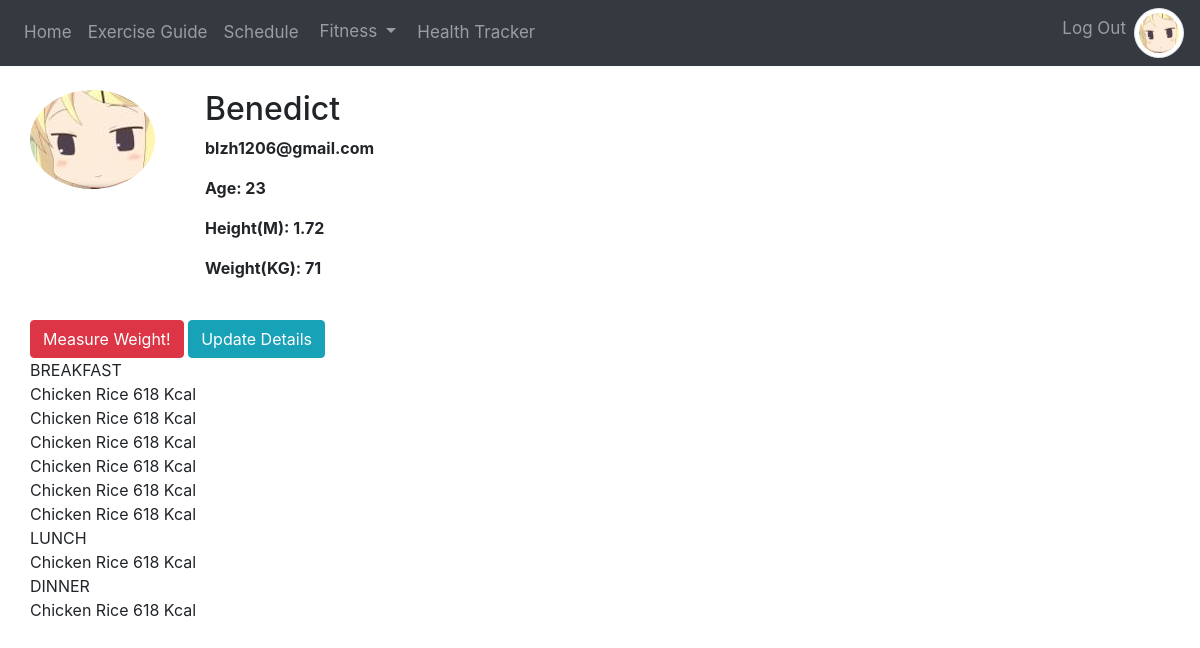
The app's page /profile (signed in) with its own data.
### Scripts/models.py (models this page shows, shortened)
class User(db.Model, UserMixin):
    id = db.Column(db.Integer, primary_key=True)
    name = db.Column(db.String(20), nullable=True)
    email = db.Column(db.String(20), unique=True, nullable=False )
    username = db.Column(db.String(20), unique=True, nullable=False)
    image_file = db.Column(db.String(20), nullable=True, default='default.png')
    password = db.Column(db.String(60), nullable=False)
    schedule = db.relationship('Schedule', backref='name', lazy=True)
    breakfast = db.relationship('Breakfast', backref='name', lazy=True)
    lunch = db.relationship('Lunch', backref='name', lazy=True)
    dinner = db.relationship('Dinner', backref='name', lazy=True)
    age = db.Column(db.Integer)
    weight = db.Column(db.Integer)
    height = db.Column(db.Integer)
    HeartRate = db.Column(db.Integer)
    Glucose_Level = db.Column(db.Integer)

class Breakfast(db.Model):
    id = db.Column(db.Integer, primary_key=True)
    foodname = db.Column(db.String(100), nullable=False)
    mass = db.Column(db.Integer(), nullable=False)
    calories = db.Column(db.Integer(), nullable=False)
    protein = db.Column(db.Integer(), nullable=False)
    carbohydrates = db.Column(db.Integer(), nullable=False)
    fats = db.Column(db.Integer(), nullable=False)
    user_id = db.Column(db.Integer, db.ForeignKey('user.id'), nullable=False)

class Lunch(db.Model):
    id = db.Column(db.Integer, primary_key=True)
    foodname = db.Column(db.String(100), nullable=False)
    mass = db.Column(db.Integer(), nullable=False)
    calories = db.Column(db.Integer(), nullable=False)
    protein = db.Column(db.Integer(), nullable=False)
    carbohydrates = db.Column(db.Integer(), nullable=False)
    fats = db.Column(db.Integer(), nullable=False)
    user_id = db.Column(db.Integer, db.ForeignKey('user.id'), nullable=False)

class Dinner(db.Model):
    id = db.Column(db.Integer, primary_key=True)
    foodname = db.Column(db.String(100), nullable=False)
    mass = db.Column(db.Integer(), nullable=False)
    calories = db.Column(db.Integer(), nullable=False)
    protein = db.Column(db.Integer(), nullable=False)
    carbohydrates = db.Column(db.Integer(), nullable=False)
    fats = db.Column(db.Integer(), nullable=False)
    user_id = db.Column(db.Integer, db.ForeignKey('user.id'), nullable=False)

### Scripts/routes.py (the view)
@app.route('/profile', methods=['GET', 'POST'])
@login_required
def profile():
    form = UpdateDetails()
    app.logger.debug('in profile method')
    if form.validate_on_submit():
        if form.picture.data:
            picture_file = save_picture(form.picture.data)
            current_user.image_file = picture_file
        current_user.username = form.username.data
        current_user.email = form.email.data
        current_user.height = form.height.data
        current_user.weight = form.weight.data
        current_user.age = form.age.data
        db.session.commit()
        flash('Your account has been updated!', 'success')
        return redirect(url_for('profile'))
    elif request.method == 'GET':
        form.username.data = current_user.username
        form.email.data = current_user.email
        form.height.data = current_user.height
        form.weight.data = current_user.weight
        form.age.data = current_user.age
    profile.bfastt = Breakfast.query.all()
    profile.lunchh = Lunch.query.all()
    profile.dinnerr = Dinner.query.all()
    profile.kcal = 0
    for food in profile.bfastt:
        profile.kcal += food.calories
    for food in profile.lunchh:
        profile.kcal += food.calories
    for food in profile.dinnerr:
        profile.kcal += food.calories
    image_file = url_for('static', filename='profile_pics/' + current_user.image_file)
    return render_template('profile.html', title='Profile',
                           image_file=image_file, form=form, bfastt=profile.bfastt, lunchh=profile.lunchh, dinnerr=profile.dinnerr)

### Scripts/models.py (called while the page is built)
@login_manager.user_loader
def load_user(user_id):
    return User.query.get(int(user_id))

### Scripts/templates/profile.html (shortened to what this page needs)
<!DOCTYPE html>
<html lang="en">
<head>
    <link rel="stylesheet" href="../static/profile.css">
</head>
<body>
{% extends "layout.html" %}
{% block body %}
<br>
<div class="content-section">
    <div class="media">
        <img class="rounded-circle account-img" src="{{ image_file }}">
        <div class="media-body">
            <h2 class="account-heading">{{ current_user.name }}</h2>
            <p class="font-weight-bold">{{ current_user.email }}</p>
            <p class="font-weight-bold">Age: {{ current_user.age }}</p>
            <p class="font-weight-bold">Height(M): {{ current_user.height }}</p>
            <p class="font-weight-bold">Weight(KG): {{ current_user.weight }}</p>
        </div>
    </div>
    <form method="POST" action="" enctype="multipart/form-data">
        <br>
        <div id="chartContainer">
        </div>
        <button type="button" class="btn btn-danger" id="adddata" onclick="set_weight()">Measure Weight!</button>
        <a href="#Updatedetails" class="btn btn-info" data-toggle="collapse">Update Details</a>
    </form>
    BREAKFAST
<br>
    {% for food in bfastt %}
        {{food.foodname}}
        {{food.calories}} Kcal
    <br>
    {% endfor %}
    LUNCH
<br>
    {% for food in lunchh %}
        {{food.foodname}}
        {{food.calories}} Kcal
    <br>
    {% endfor %}
    DINNER
<br>
    {% for food in dinnerr %}
        {{food.foodname}}
        {{food.calories}} Kcal
    <br>
    {% endfor %}
</div>
{% endblock %}

### Scripts/templates/layout.html (shortened to what this page needs)
<!DOCTYPE html>
<html lang="en">
<head>
    <link rel="stylesheet" href="https://stackpath.bootstrapcdn.com/bootstrap/4.1.3/css/bootstrap.min.css">
</head>
<body>
    {% include 'includes/_navbar.html' %}
    {% block body %}{% endblock %}
</body>
</html>

### Scripts/templates/includes/_navbar.html (shortened to what this page needs)
<nav class="navbar navbar-expand-sm bg-dark navbar-dark justify-content-center">
    <ul class="navbar-nav">
    <li class="nav-item">
      <a class="nav-link" href="/home">Home</a>
    </li>
        <li class="nav-item">
      <a class="nav-link" href="/ExGuide">Exercise Guide</a>
    </li>
    <li class="nav-item">
      <a class="nav-link" href="/schedule">Schedule</a>
    </li>
    <li class="dropdown">
        <button type='button' id="drop" class="btn btn-primary dropdown-toggle" data-toggle="dropdown" aria-haspopup="true" aria-expanded="false">Fitness
        </button>
    </li>
    <li class="nav-item">
      <a class="nav-link" href="/HealthTracker">Health Tracker</a>
    </li>
    </ul>
      <ul class="navbar-nav ml-auto">
          {% if current_user.is_authenticated %}
          <li class="nav-item"><a class="nav-link" href="/logout">Log Out</a></li>
          {% else %}
          <li class="nav-item"><a class="nav-link" href="/register">Register</a></li>
          <li class="nav-item"><a class="nav-link" href="/login">Log in</a></li>
          {% endif %}
          {% if current_user.is_authenticated %}
          <div class="row">
              <div class="col-lg-3">
                  <div class="profile-pic">
                      <a class="highlight-pic" href="/profile">
                          <img class="rounded-circle img-thumbnail" src="{{ image_file }}" alt="Profile Picture" onerror="this.onerror=null;this.src='../static/profile_pics/default.png';">
                      </a>
                  </div>
              </div>
          </div>
          {% endif %}
      </ul>
  </nav>

### Scripts/static/profile.css (style rules this page uses)
#chartContainer { height: 500px; width: 650px; left: 500px; top: 150px; position: absolute; }
.rounded-circle { margin-right:50px; }
.content-section { margin-left: 30px; }

### Scripts/templates/includes/_navbar.html (style rules this page uses)
.profile-pic { right:0; width: 50px; height: 50px; overflow:hidden; }
.img-thumbnail { height:50px!important; }
.nav-link { font-size: 17px; }
#drop { background-color: #343a40; border-color: #343a40; color: rgba(255,255,255,.5); font-size: 17px; }

### records on screen
User: name "Benedict", email "blzh1206@gmail.com", age "23", height "1.72", weight "71"
Breakfast: foodname "Chicken Rice", calories "618"
Breakfast: foodname "Chicken Rice", calories "618"
Breakfast: foodname "Chicken Rice", calories "618"
Breakfast: foodname "Chicken Rice", calories "618"
Breakfast: foodname "Chicken Rice", calories "618"
Breakfast: foodname "Chicken Rice", calories "618"
Lunch: foodname "Chicken Rice", calories "618"
Dinner: foodname "Chicken Rice", calories "618"
